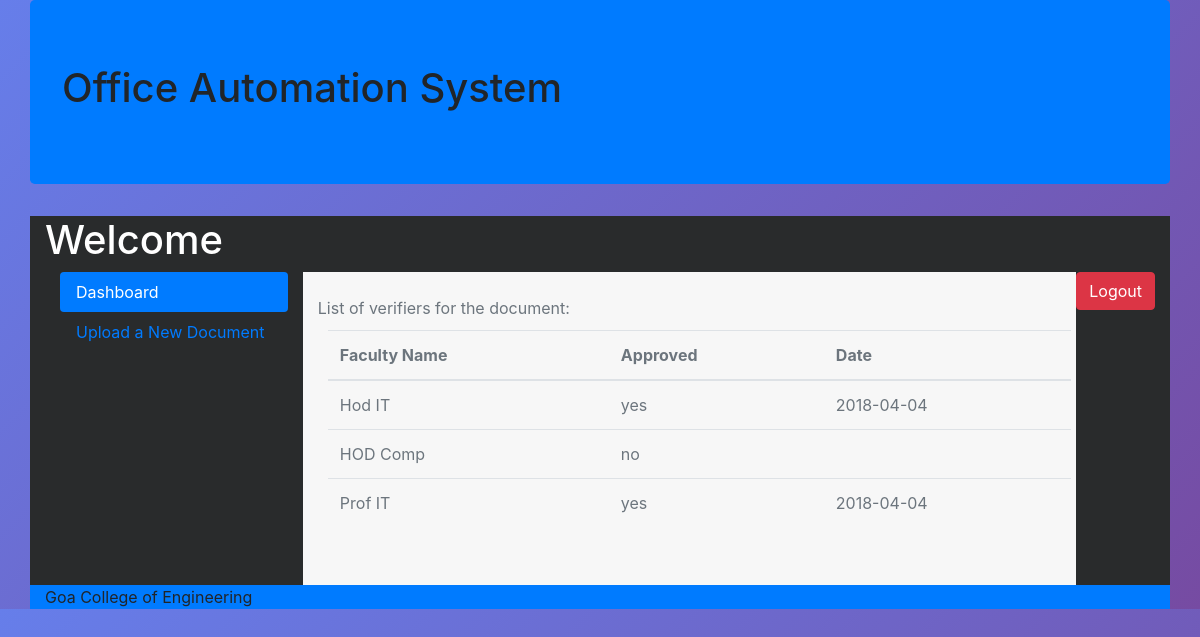
Page /clerk/checkverify.php?var=Document 1 on the committed database.
### tables this page shows
CREATE TABLE `verify` (
  `id` int(11) NOT NULL,
  `title` varchar(40) NOT NULL,
  `fname` varchar(40) NOT NULL,
  `verified` varchar(3) NOT NULL,
  `date` date DEFAULT NULL
);

### clerk/checkverify.php (the view, shortened to what this page needs)
<?php
include("dbConfig.php");
$name=$_SESSION["user_name"];
$title=$_GET["var"];
?>
<!DOCTYPE html>
<html>
	<head>
        <link href="../assets/css/bootstrap.min.css" rel="stylesheet">
        <link rel="stylesheet" href="https://maxcdn.bootstrapcdn.com/bootstrap/4.0.0-alpha.6/css/bootstrap.min.css">
	</head>
	<body style="background-image: linear-gradient(135deg, #667eea 0%, #764ba2 100%);">
        <div class="container jumbotron bg-primary">
            <h1>  Office Automation System </h1>
        </div>
        <div class="container bg-inverse text-white">
          <h1>Welcome <?php echo $name; ?> </h1>
            <form action="logout.php" method="post"><button type="submit" class="btn btn-danger float-md-right" onclick="logout.php">Logout</button> </form>
            <div class="row">
            <div class="col-sm-3 bg-inverse text-white" >
                <ul class="nav nav-pills flex-column">
                  <li class="nav-item">
                    <a class="nav-link active" href="Home.php">Dashboard</a>
                  </li>
                  <li class="nav-item">
                    <a class="nav-link " href="upload.php">Upload a New Document</a>
                  </li>
                </ul>
                <br />
                <br /><br /><br /><br />
            </div>
            <div class="col-sm-9 bg-faded text-muted">
                <br />
                 <div class="title"> List of verifiers for the document:</div>
                    <table class ="table" style ="margin:10px;">
                    <thead>
                    <th>Faculty Name</th>
                    <th>Approved </th>
                    <th>Date</th>
                    </thead>
                    <tbody>
                         <?php
                    $validate = "SELECT * FROM verify WHERE title = '".$title."'  ";
                    $result2 = mysqli_query($con,$validate);
                    foreach ($result2 as $row)
                    {
                        echo "<tr>
                                <td> ".$row['fname']."</td>
                                <td> ". $row['verified']."</td>
                                <td> ". $row['date']."</td>
                                </tr>";
                    }
                    ?>
                    </tbody>
                    </table>
                <br /> <br />
            </div>
          </div>
        </div>
	        <div class="container panel bg-primary ">
                <footer>	Goa College of Engineering </footer>
				</div>
	</body>
</html>

### rows in the picture
verify: fname "Hod IT", verified "yes", date "2018-04-04"
verify: fname "HOD Comp", verified "no"
verify: fname "Prof IT", verified "yes", date "2018-04-04"
